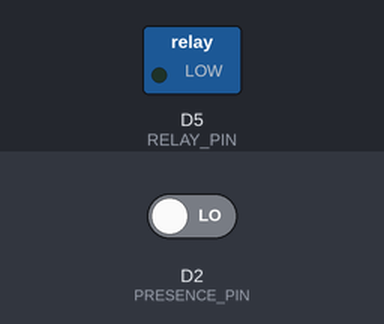
This sketch was run on a simulated Seeed XIAO (SAMD21). On the bench: switched loads named in the sketch (green lamp = pin HIGH). The inputs (shaded band) are chosen by the test bench; at power-on: D2 (PRESENCE_PIN) LOW. What the sketch prints to the serial monitor is not drawn.

Above: at 1.2 s.
1.3 s: D2 (PRESENCE_PIN) driven HIGH
At 1.9 s:
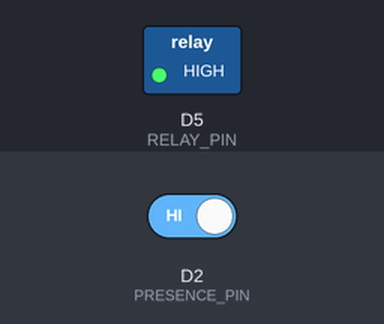
2.8 s: D2 (PRESENCE_PIN) driven LOW
At 3.1 s:
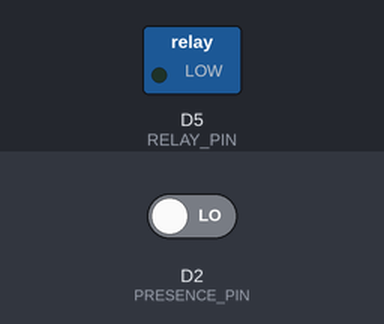
Timing chart, 0 to 5.8 s (numbered marks = the images above; inputs shaded):
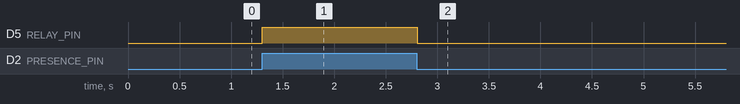

The sketch:

presence_light_rev2.ino
```cpp
/*
  인체감지 스마트 조명 - 2N3904 트랜지스터 레벨시프트 적용

  배선:
    XIAO D5 --[1kΩ]-- 2N3904 베이스(B)
    2N3904 이미터(E) -- GND
    2N3904 컬렉터(C) -- 릴레이 IN
    릴레이 IN -- R3(10kΩ) -- 5V_BUS (3V3 아님)

  신호 반전:
    D5 = HIGH(3.3V) -> 트랜지스터 ON  -> 릴레이 IN = LOW     -> 릴레이 ON
    D5 = LOW(0V)    -> 트랜지스터 OFF -> 릴레이 IN = HIGH(5V) -> 릴레이 OFF
*/

#define PRESENCE_PIN D2
#define RELAY_PIN    D5

bool relayIsOn = false;

void setup() {
  Serial.begin(115200);

  pinMode(PRESENCE_PIN, INPUT);
  pinMode(RELAY_PIN, OUTPUT);

  digitalWrite(RELAY_PIN, LOW);
  relayIsOn = false;

  Serial.println("=== 인체감지 스마트 조명 시작 (2N3904 반전 적용) ===");
}

void loop() {
  int presence = digitalRead(PRESENCE_PIN);

  if (presence == HIGH && !relayIsOn) {
    digitalWrite(RELAY_PIN, HIGH);
    relayIsOn = true;
    Serial.println("사람 감지 -> LED ON");
  }
  else if (presence == LOW && relayIsOn) {
    digitalWrite(RELAY_PIN, LOW);
    relayIsOn = false;
    Serial.println("사람 없음 -> LED OFF");
  }

  delay(20);
}
```

Measured:
- after the input at 1.3 s, D5 (RELAY_PIN): LOW → HIGH at once
- after the input at 2.8 s, D5 (RELAY_PIN): HIGH → LOW at once
